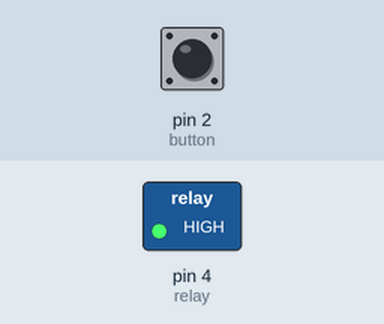
Bench run of a sketch on a simulated Arduino Uno, built with avr-gcc and run on an emulated ATmega328P. Parts: switched loads named in the sketch (green lamp = pin HIGH). Inputs (shaded band) come from the test bench; at power-on: pin 2 (button) LOW.

Above: at 1.2 s.
1.3 s: pin 2 (button) pulled HIGH for 0.15 s
At 1.37 s:
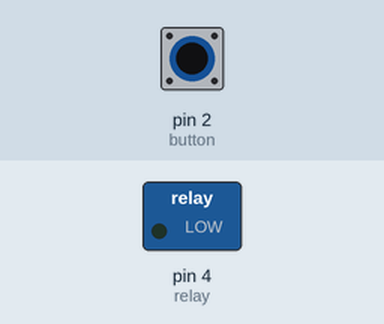
2.9 s: pin 2 (button) pulled HIGH for 3.2 s
At 6.8 s:
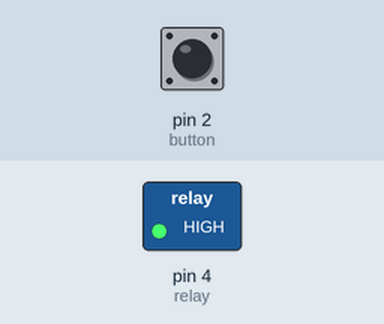
Timing chart, 0 to 8.3 s (numbered marks = the images above; inputs shaded):
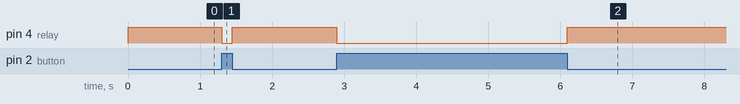

Measured:
- after the input at 1.3 s, pin 4 (relay): HIGH → LOW at once, → HIGH 0.15 s later
- after the input at 2.9 s, pin 4 (relay): HIGH → LOW at once, → HIGH 3.2 s later

The sketch:

relay.ino
```cpp
int relay = 4;
int button = 2;

int buttonstate = 0;
void setup() {
  // put your setup code here, to run once:
  pinMode(relay, OUTPUT);
  pinMode(button, INPUT);
  digitalWrite(relay, HIGH);
  Serial.begin(9600);
}

void loop() {
  // put your main code here, to run repeatedly:
  buttonstate = digitalRead(button);
  if(buttonstate == HIGH){
      digitalWrite(relay, LOW);
  }
  else{
      digitalWrite(relay, HIGH);

  }
}
```
